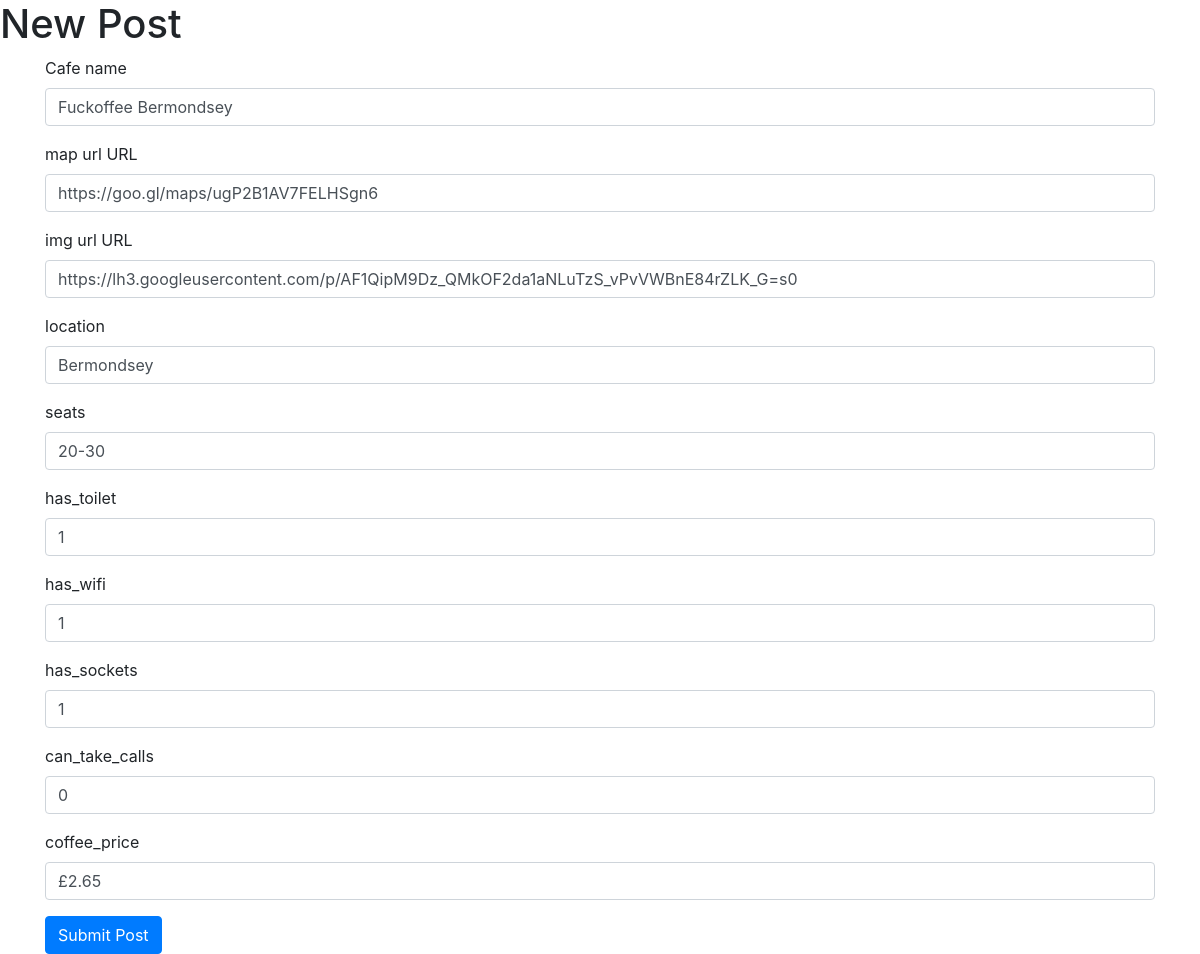
Page /edit-post/5 on the committed database.
### app.py (models this page shows)
class Cafe(database.Model):
    id = database.Column(database.Integer, primary_key=True)
    name = database.Column(database.String(250), unique=True, nullable=False)
    map_url = database.Column(database.String(500), nullable=False)
    img_url = database.Column(database.String(500), nullable=False)
    location = database.Column(database.String(250), nullable=False)
    seats = database.Column(database.String(250), nullable=False)
    has_toilet = database.Column(database.String(250), nullable=False)
    has_wifi = database.Column(database.String(250), nullable=False)
    has_sockets = database.Column(database.String(250), nullable=False)
    can_take_calls = database.Column(database.String(250), nullable=False)
    coffee_price = database.Column(database.String(250), nullable=True)

### app.py (the view, shortened to what this page needs)
@app.route("/edit-post/<int:cafe_id>", methods=["POST", "GET"])
def edit_post(cafe_id):
    post = Cafe.query.get(cafe_id)
    edit_form = CreatePostForm(
        name=post.name,
        map_url=post.map_url,
        img_url=post.img_url,
        location=post.location,
        seats=post.seats,
        has_toilet=post.has_toilet,
        has_wifi=post.has_wifi,
        has_sockets=post.has_sockets,
        can_take_calls=post.can_take_calls,
        coffee_price=post.coffee_price
    )
    return render_template("edit.html", form=edit_form)

### app.py
class CreatePostForm(FlaskForm):
    name = StringField("Cafe name", validators=[DataRequired()])
    map_url = StringField("map url URL", validators=[DataRequired()])
    img_url = StringField("img url URL", validators=[DataRequired()])
    location = StringField("location", validators=[DataRequired()])
    seats = StringField("seats", validators=[DataRequired()])
    has_toilet = StringField("has_toilet", validators=[DataRequired()])
    has_wifi = StringField("has_wifi", validators=[DataRequired()])
    has_sockets = StringField("has_sockets", validators=[DataRequired()])
    can_take_calls = StringField("can_take_calls", validators=[DataRequired()])
    coffee_price = StringField("coffee_price", validators=[DataRequired()])
    submit = SubmitField("Submit Post")

### templates/edit.html (shortened to what this page needs)
<!DOCTYPE html>
<html lang="en">
<head>
    <link href="{{ url_for('static', filename='vendor/bootstrap/css/bootstrap.min.css') }}" rel="stylesheet">
</head>
<body>
{% import "bootstrap/wtf.html" as wtf %}
    <div>
        <h1>New Post</h1>
    </div>
    <div class="container">
        {{ wtf.quick_form(form, novalidate=True, button_map={"submit": "primary"}) }}
    </div>
</body>
</html>

### rows in the picture
Cafe: name "Fuckoffee Bermondsey", map_url "https://goo.gl/maps/ugP2B1AV7FELHSgn6", img_url "https://lh3.googleusercontent.com/p/AF1QipM9Dz_QMkOF2da1aNLuTzS_vPvVWBnE84rZLK_G=s0", location "Bermondsey", seats "20-30", has_toilet "1", has_wifi "1", has_sockets "1", can_take_calls "0", coffee_price "£2.65"
